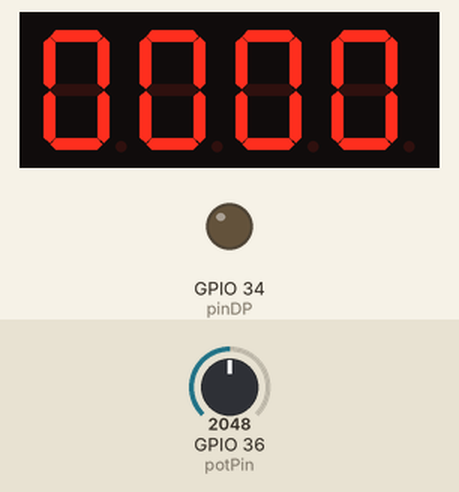
Recording of a sketch running on a simulated ESP32. On the bench: 4-digit seven-segment display, output pins drawn as LEDs (lit = HIGH). Wiring (inferred from the names in the program): 4-digit 7-segment display, segments lit when HIGH: segments GPIO 26, GPIO 14, GPIO 4, GPIO 18, GPIO 32, GPIO 27, GPIO 2, GPIO 33; digit selects GPIO 25, GPIO 12, GPIO 13, GPIO 15. The test bench sets the inputs (shaded band); at power-on: GPIO 36 (potPin) = 2048. The segment pins are drawn as the display they are named for; pins used as bus, display or sensor lines are not drawn.

Above: at 1.2 s.
1.3 s: GPIO 36 (potPin) set to 491
At 2.59 s:
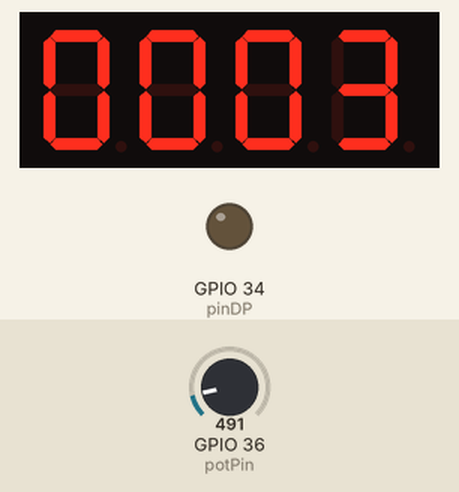
4.3 s: GPIO 36 (potPin) set to 0
At 4.73 s:
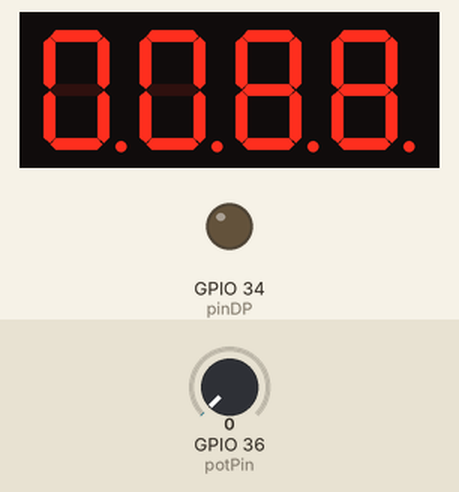
5.8 s: GPIO 36 (potPin) set to 1040
At 6.2 s:
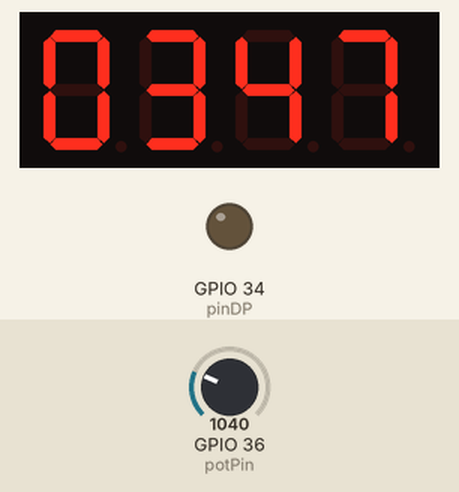
8.3 s: GPIO 36 (potPin) set to 0
At 9.62 s:
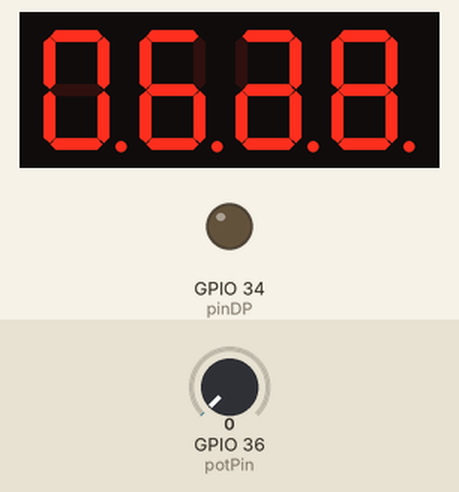
Timing chart, 0 to 11.3 s (numbered marks = the images above; inputs shaded):
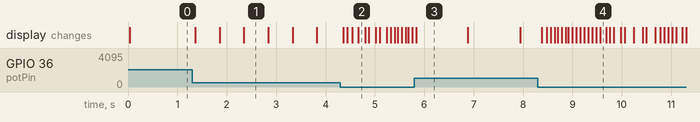

Measured:
- what the display in image 1 shows lasts 0.5 s, from 2.3 s to 2.8 s
- what the display in image 3 shows lasts 1.1 s, from 5.8 s to 6.9 s

The sketch:

SLAVE.ino
```cpp
#include <HardwareSerial.h>

HardwareSerial SerialPort(2); // UART2 on GPIO16 (RX), GPIO17 (TX)

int pinA = 26;
int pinB = 14;
int pinC = 4;
int pinD = 18; //35;
int pinE = 32;
int pinF = 27;
int pinG = 2;
int pinDP = 34;

int D1 = 25;
int D2 = 12;
int D3 = 13;
int D4 = 15;

const int ledPin = 33;
const int potPin = 36;

unsigned long previousMillis = 0;
int ledDelay = 0;
int blinkCount = 0;

unsigned long lastSendTime = 0; // For delay transmission

void setup() {
  SerialPort.begin(115200, SERIAL_8N1, 16, 17);

  pinMode(pinA, OUTPUT);
  pinMode(pinB, OUTPUT);
  pinMode(pinC, OUTPUT);
  pinMode(pinD, OUTPUT);
  pinMode(pinE, OUTPUT);
  pinMode(pinF, OUTPUT);
  pinMode(pinG, OUTPUT);
  pinMode(pinDP, OUTPUT);

  pinMode(D1, OUTPUT);
  pinMode(D2, OUTPUT);
  pinMode(D3, OUTPUT);
  pinMode(D4, OUTPUT);

  pinMode(ledPin, OUTPUT);
  pinMode(potPin, INPUT);
}

void loop() {
  ledDelay = analogRead(potPin);

  unsigned long currentMillis = millis();
  if (currentMillis - previousMillis >= ledDelay) {
    previousMillis = currentMillis;
    digitalWrite(ledPin, HIGH);
    blinkCount++;
    if (blinkCount > 9999) blinkCount = 0;
  } else {
    digitalWrite(ledPin, LOW);
  }

  // Display logic
  int digitD4 = blinkCount % 10;
  int digitD3 = (blinkCount / 10) % 10;
  int digitD2 = (blinkCount / 100) % 10;
  int digitD1 = (blinkCount / 1000) % 10;

  write_D1(); print_digit(digitD1); delay(1);
  write_D2(); print_digit(digitD2); delay(1);
  write_D3(); print_digit(digitD3); delay(1);
  write_D4(); print_digit(digitD4); delay(1);

  // Send delay value every 1 second
  if (millis() - lastSendTime >= 1000) {
    lastSendTime = millis();
    SerialPort.println(ledDelay); // Send current delay
  }
}

// Digit select functions
void write_D1() { digitalWrite(D1, LOW); digitalWrite(D2, HIGH); digitalWrite(D3, HIGH); digitalWrite(D4, HIGH); }
void write_D2() { digitalWrite(D1, HIGH); digitalWrite(D2, LOW); digitalWrite(D3, HIGH); digitalWrite(D4, HIGH); }
void write_D3() { digitalWrite(D1, HIGH); digitalWrite(D2, HIGH); digitalWrite(D3, LOW); digitalWrite(D4, HIGH); }
void write_D4() { digitalWrite(D1, HIGH); digitalWrite(D2, HIGH); digitalWrite(D3, HIGH); digitalWrite(D4, LOW); }

// Digit rendering functions
void print_digit(int digit) {
  switch (digit) {
    case 0: print_0(); break;
    case 1: print_1(); break;
    case 2: print_2(); break;
    case 3: print_3(); break;
    case 4: print_4(); break;
    case 5: print_5(); break;
    case 6: print_6(); break;
    case 7: print_7(); break;
    case 8: print_8(); break;
    case 9: print_9(); break;
  }
}

// Segment patterns
void print_0() { digitalWrite(pinA, HIGH); digitalWrite(pinB, HIGH); digitalWrite(pinC, HIGH); digitalWrite(pinD, HIGH); digitalWrite(pinE, HIGH); digitalWrite(pinF, HIGH); digitalWrite(pinG, LOW); digitalWrite(pinDP, LOW); }
void print_1() { digitalWrite(pinA, LOW); digitalWrite(pinB, HIGH); digitalWrite(pinC, HIGH); digitalWrite(pinD, LOW); digitalWrite(pinE, LOW); digitalWrite(pinF, LOW); digitalWrite(pinG, LOW); digitalWrite(pinDP, LOW); }
void print_2() { digitalWrite(pinA, HIGH); digitalWrite(pinB, HIGH); digitalWrite(pinC, LOW); digitalWrite(pinD, HIGH); digitalWrite(pinE, HIGH); digitalWrite(pinF, LOW); digitalWrite(pinG, HIGH); digitalWrite(pinDP, LOW); }
void print_3() { digitalWrite(pinA, HIGH); digitalWrite(pinB, HIGH); digitalWrite(pinC, HIGH); digitalWrite(pinD, HIGH); digitalWrite(pinE, LOW); digitalWrite(pinF, LOW); digitalWrite(pinG, HIGH); digitalWrite(pinDP, LOW); }
void print_4() { digitalWrite(pinA, LOW); digitalWrite(pinB, HIGH); digitalWrite(pinC, HIGH); digitalWrite(pinD, LOW); digitalWrite(pinE, LOW); digitalWrite(pinF, HIGH); digitalWrite(pinG, HIGH); digitalWrite(pinDP, LOW); }
void print_5() { digitalWrite(pinA, HIGH); digitalWrite(pinB, LOW); digitalWrite(pinC, HIGH); digitalWrite(pinD, HIGH); digitalWrite(pinE, LOW); digitalWrite(pinF, HIGH); digitalWrite(pinG, HIGH); digitalWrite(pinDP, LOW); }
void print_6() { digitalWrite(pinA, HIGH); digitalWrite(pinB, LOW); digitalWrite(pinC, HIGH); digitalWrite(pinD, HIGH); digitalWrite(pinE, HIGH); digitalWrite(pinF, HIGH); digitalWrite(pinG, HIGH); digitalWrite(pinDP, LOW); }
void print_7() { digitalWrite(pinA, HIGH); digitalWrite(pinB, HIGH); digitalWrite(pinC, HIGH); digitalWrite(pinD, LOW); digitalWrite(pinE, LOW); digitalWrite(pinF, LOW); digitalWrite(pinG, LOW); digitalWrite(pinDP, LOW); }
void print_8() { digitalWrite(pinA, HIGH); digitalWrite(pinB, HIGH); digitalWrite(pinC, HIGH); digitalWrite(pinD, HIGH); digitalWrite(pinE, HIGH); digitalWrite(pinF, HIGH); digitalWrite(pinG, HIGH); digitalWrite(pinDP, LOW); }
void print_9() { digitalWrite(pinA, HIGH); digitalWrite(pinB, HIGH); digitalWrite(pinC, HIGH); digitalWrite(pinD, HIGH); digitalWrite(pinE, LOW); digitalWrite(pinF, HIGH); digitalWrite(pinG, HIGH); digitalWrite(pinDP, LOW); }

/*
 ____        _ _
|  _ \ _   _| | |_   _
| | | | | | | | | | | |
| |_| | |_| | | | |_| |
|____/ \__,_|_|_|\__, |
                 |___/
*/
```
